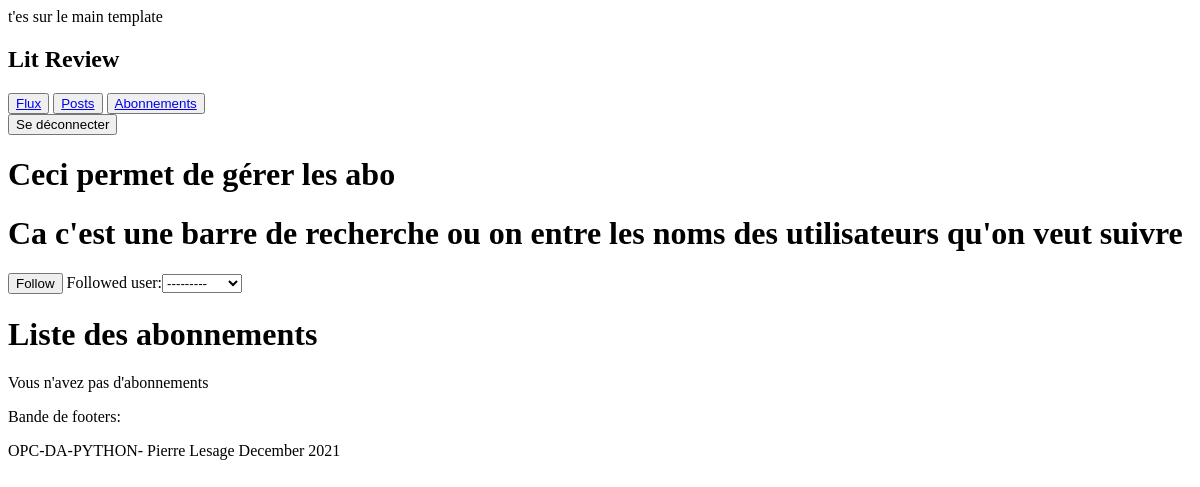
Before: /app/abonnements/ (signed in) with the older database file.
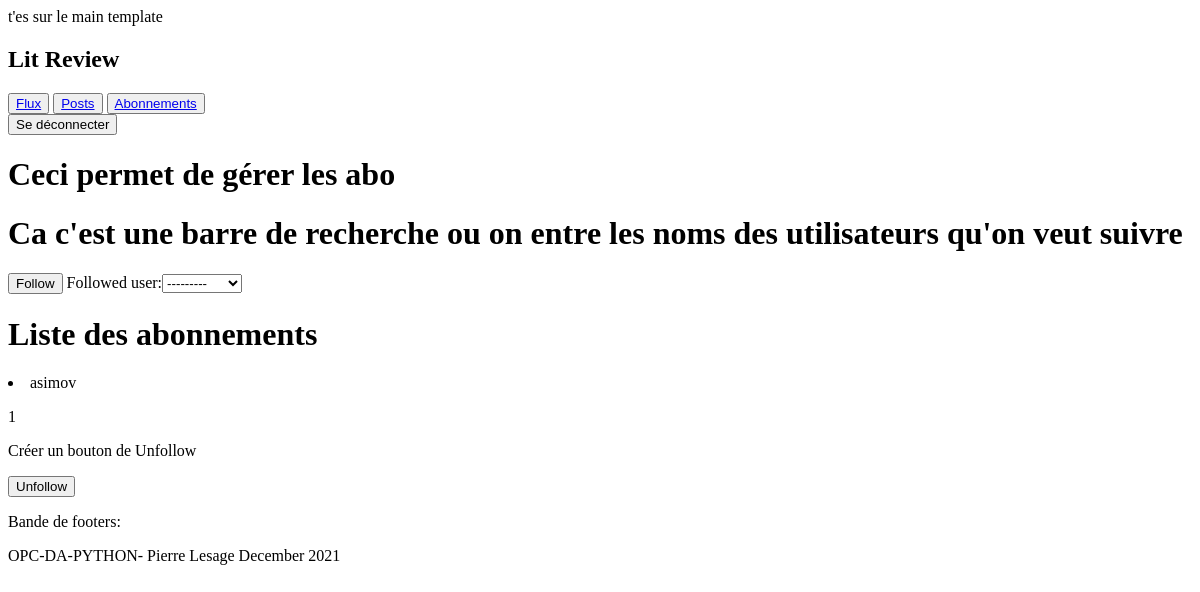
After: the same page with the newer database file.
### myapp/models.py (models this page shows)
class UserFollows(models.Model):
    user = models.ForeignKey(
        to=settings.AUTH_USER_MODEL, on_delete=models.CASCADE, related_name='following')
    followed_user = models.ForeignKey(
        to=settings.AUTH_USER_MODEL, on_delete=models.CASCADE, related_name='followed_by')
    class Meta:
        unique_together = ('user', 'followed_user', )
        pass

### myapp/views.py (the view, shortened to what this page needs)
# urls.py: path('abonnements/', views.abonnements, name='abonnements'),
@login_required(login_url='app:connexion')
def abonnements(request):
    if request.method == 'GET':
        form = UserFollowsForm()
        collection = UserFollows.objects.filter(user=request.user)
        context = {'form': form, 'collection': collection}
        return render(request, 'abonnements.html', context)

### myapp/forms.py
class UserFollowsForm(forms.ModelForm):
    class Meta:
        model = models.UserFollows
        fields = ['followed_user']
    pass

### myapp/templates/abonnements.html (shortened to what this page needs)
{% extends 'main.html' %}
{% block content %}
<div class="search">
    <h1>Ceci permet de gérer les abo</h1>
    <h1> Ca c'est une barre de recherche ou on entre les noms des utilisateurs qu'on veut suivre</h1>
    <form action="{% url 'app:abonnements' %}" method="post"><button type="submit"> Follow</button>
        {{form}}
    </form>
</div>
    <div class="listsubs">
    <h1> Liste des abonnements</h1>
    {% if collection %}
            {% for elem in collection %}
                <li> {{ elem.followed_user }} </li>
                <p> {{ elem.followed_user.id }}</p>
                <p>Créer un bouton de Unfollow</p>
                <form action="{% url 'app:unfollow' id_user=elem.followed_user.id %}" method="post"><button type="submit"> Unfollow</button>
                </form>
            {% endfor %}
    {% else %}
        <p> Vous n'avez pas d'abonnements</p>
    {% endif %}
        </div>
{% endblock %}

Changed rows visible on the page:
added UserFollows: followed_user "asimov", followed_user.id "1"
Other visible differences:
text no longer shown: "Vous n'avez pas d'abonnements"
